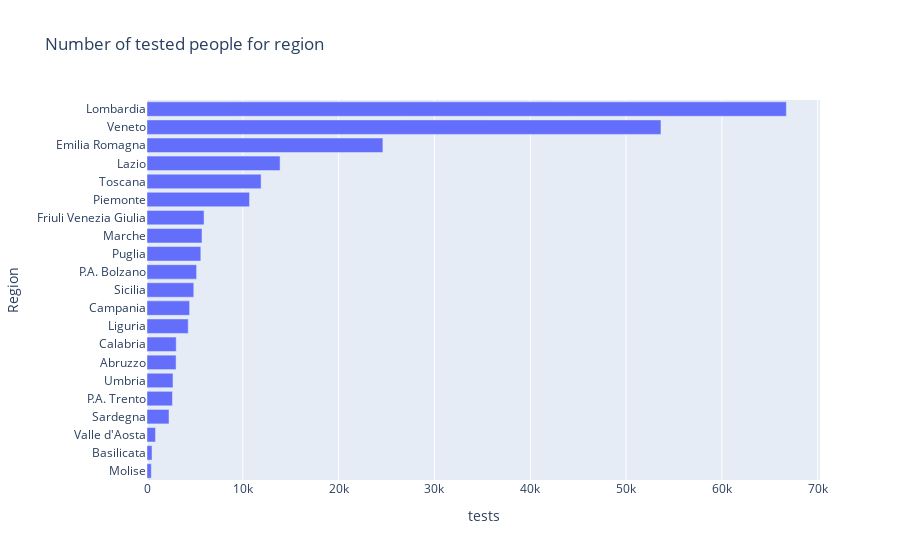

This figure's notebook cell:
### Code cell
px.bar(df_lastday.sort_values(by='tamponi')[::1],
       y='denominazione_regione',
       x='tamponi',barmode='group',
       orientation='h',
       title='Number of tested people for region',
       labels={'tamponi':'tests','denominazione_regione':'Region'},
       hover_data=['tamponi']
      )

### Figure 1 — Plotly figure (JSON) as saved in the notebook; plotly's stock layout.template omitted (floating-point values rounded to 4 significant figures)
{"data": [{"alignmentgroup": "True", "customdata": [[449], [522], [884], [2297], [2656], [2712], [3035], [3050], [4304], [4448], [4883], [5179], [5617], [5740], [5955], [10701], [11909], [13889], [24620], [53642], [66730]], "hoverlabel": {"namelength": 0}, "hovertemplate": "tests=%{customdata[0]}<br>Region=%{y}", "legendgroup": "", "marker": {"color": "#636efa"}, "name": "", "offsetgroup": "", "orientation": "h", "showlegend": false, "textposition": "auto", "type": "bar", "x": [449, 522, 884, 2297, 2656, 2712, 3035, 3050, 4304, 4448, 4883, 5179, 5617, 5740, 5955, 10701, 11909, 13889, 24620, 53642, 66730], "xaxis": "x", "y": ["Molise", "Basilicata", "Valle d'Aosta", "Sardegna", "P.A. Trento", "Umbria", "Abruzzo", "Calabria", "Liguria", "Campania", "Sicilia", "P.A. Bolzano", "Puglia", "Marche", "Friuli Venezia Giulia", "Piemonte", "Toscana", "Lazio", "Emilia Romagna", "Veneto", "Lombardia"], "yaxis": "y"}], "layout": {"barmode": "group", "legend": {"tracegroupgap": 0}, "title": {"text": "Number of tested people for region"}, "xaxis": {"anchor": "y", "domain": [0, 1], "title": {"text": "tests"}}, "yaxis": {"anchor": "x", "domain": [0, 1], "title": {"text": "Region"}}}}
